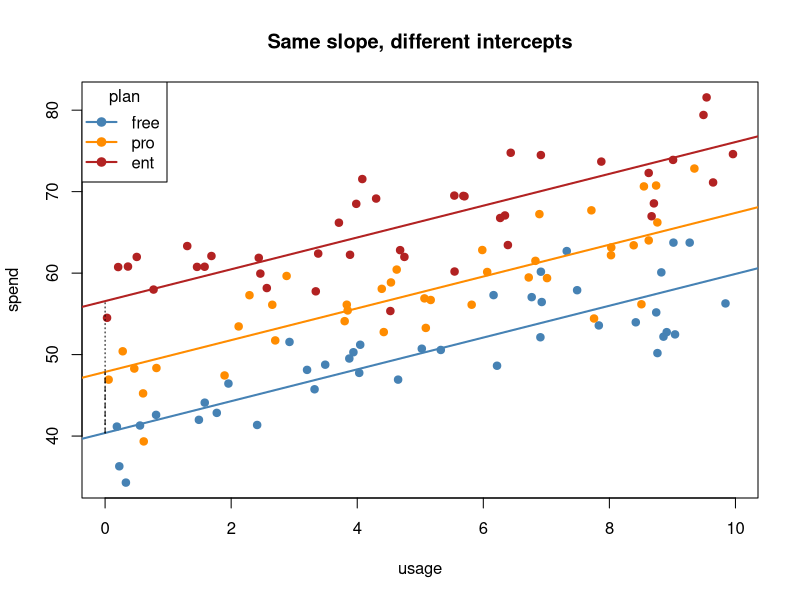
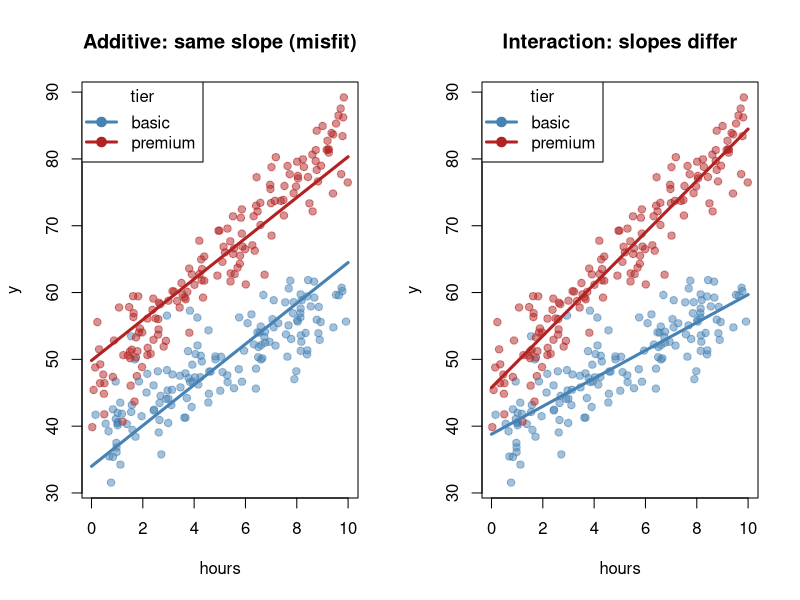

The R source for these figures, in order:
## ---- chunk 1
knitr::opts_chunk$set(echo = TRUE)
## ---- chunk 2
set.seed(2)
N <- 500 # sample size
skill <- rnorm(N) # skill variable
hours <- 2 + 0.9 * skill + rnorm(N, 0, 0.5) # hours variable, linearly related to skill
score <- 50 + 8 * skill + 1.5 * hours + rnorm(N, 0, 3) # score outcome variable, linearly related to skill and hours

round(c(naive    = coef(lm(score ~ hours))[2], # simple regression
        adjusted = coef(lm(score ~ hours + skill))[2], # adjusted regression
        truth    = 1.5), 3) # simulation true coefficient value for hours
## ---- chunk 3
set.seed(9)
plan  <- factor(rep(c("free", "pro", "ent"), each = 40),
                levels = c("free", "pro", "ent"))
spend <- c(rnorm(40, 50, 8), rnorm(40, 58, 8), rnorm(40, 66, 8))

round(coef(summary(lm(spend ~ plan))), 3)
## ---- chunk 4
set.seed(9)
plan  <- factor(rep(c("free", "pro", "ent"), each = 40),
                levels = c("free", "pro", "ent"))

# --- Part 1: your original model (factor only) -------------------------
spend0 <- c(rnorm(40, 50, 8), rnorm(40, 58, 8), rnorm(40, 66, 8))
fit0   <- lm(spend0 ~ plan)
round(coef(summary(fit0)), 3)

# The dummy columns R builds behind the scenes (one row per plan)
model.matrix(~ plan)[c(1, 41, 81), ]

# Intercept = mean of baseline (free); each dummy coefficient = shift from it
b0 <- coef(fit0)
rbind(from_coefs = c(free = b0[[1]],
                     pro  = b0[[1]] + b0[["planpro"]],
                     ent  = b0[[1]] + b0[["planent"]]),
      group_means = tapply(spend0, plan, mean))

# --- Part 2: add a continuous predictor so the shifts become lines -----
usage <- runif(120, 0, 10)
shift <- c(free = 0, pro = 8, ent = 16)          # true intercept shifts
spend <- 40 + 2 * usage + shift[as.character(plan)] + rnorm(120, 0, 4)

fit <- lm(spend ~ usage + plan)
round(coef(summary(fit)), 3)

b    <- coef(fit)
ints <- c(free = b[["(Intercept)"]],
          pro  = b[["(Intercept)"]] + b[["planpro"]],
          ent  = b[["(Intercept)"]] + b[["planent"]])

cols <- c(free = "steelblue", pro = "darkorange", ent = "firebrick")

plot(usage, spend, col = cols[as.character(plan)], pch = 19,
     xlab = "usage", ylab = "spend",
     main = "Same slope, different intercepts")
for (p in names(ints)) abline(a = ints[[p]], b = b[["usage"]],
                              col = cols[[p]], lwd = 2)
legend("topleft", legend = names(cols), col = cols, pch = 19, lwd = 2,
       title = "plan")

# Vertical gap between lines at any usage value = the dummy coefficient
segments(x0 = 0, y0 = ints[["free"]], y1 = ints[["pro"]], lty = 2)
segments(x0 = 0, y0 = ints[["free"]], y1 = ints[["ent"]], lty = 3)


## ---- chunk 5
set.seed(12)
n <- 300
hours <- runif(n, 0, 10)
tier  <- factor(sample(c("basic", "premium"), n, replace = TRUE))
# The effect of hours is twice as large for premium users.
y <- 40 + 2 * hours + 5 * (tier == "premium") +
     2 * hours * (tier == "premium") + rnorm(n, 0, 4)

round(coef(summary(lm(y ~ hours * tier))), 3)
## ---- chunk 6
set.seed(12)
n <- 300
hours <- runif(n, 0, 10)
tier  <- factor(sample(c("basic", "premium"), n, replace = TRUE),
                levels = c("basic", "premium"))   # basic = reference level
# The effect of hours is twice as large for premium users.
y <- 40 + 2 * hours + 5 * (tier == "premium") +
     2 * hours * (tier == "premium") + rnorm(n, 0, 4)

# --- Part 1: your original interaction model ---------------------------
fit_int <- lm(y ~ hours * tier)
round(coef(summary(fit_int)), 3)

# The columns R builds: the interaction column is hours x dummy
rows <- c(which(tier == "basic")[1], which(tier == "premium")[1])
model.matrix(~ hours * tier)[rows, ]

# --- Part 2: rebuild each tier's line from the coefficients ------------
b <- coef(fit_int)
lines_from_coefs <- rbind(
  basic   = c(intercept = b[["(Intercept)"]],
              slope     = b[["hours"]]),
  premium = c(intercept = b[["(Intercept)"]] + b[["tierpremium"]],
              slope     = b[["hours"]] + b[["hours:tierpremium"]])
)
lines_from_coefs

# Check: fitting each tier separately gives the same intercepts and slopes
rbind(basic   = coef(lm(y ~ hours, subset = tier == "basic")),
      premium = coef(lm(y ~ hours, subset = tier == "premium")))

# --- Part 3: the gap between tiers depends on hours --------------------
gap <- function(h) b[["tierpremium"]] + b[["hours:tierpremium"]] * h
data.frame(hours = c(0, 5, 10), premium_minus_basic = round(gap(c(0, 5, 10)), 2))

# --- Part 4: additive (parallel) vs interaction model ------------------
fit_add <- lm(y ~ hours + tier)

cols <- c(basic = "steelblue", premium = "firebrick")
draw <- function(fit, title) {
  plot(hours, y, col = adjustcolor(cols[as.character(tier)], 0.5), pch = 19,
       xlab = "hours", ylab = "y", main = title)
  for (t in names(cols)) {
    nd <- data.frame(hours = c(0, 10), tier = factor(t, levels = levels(tier)))
    lines(nd$hours, predict(fit, nd), col = cols[[t]], lwd = 3)
  }
  legend("topleft", legend = names(cols), col = cols, lwd = 3, pch = 19,
         title = "tier")
}

par(mfrow = c(1, 2))
draw(fit_add, "Additive: same slope (misfit)")
draw(fit_int, "Interaction: slopes differ")
par(mfrow = c(1, 1))

# Formal test: does allowing different slopes improve the fit?
anova(fit_add, fit_int)
